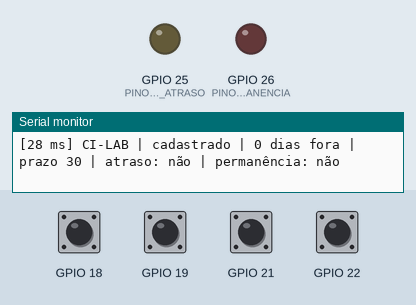
Bench run of a sketch on a simulated ESP32. Parts: output pins drawn as LEDs (lit = HIGH), the last lines printed to the serial monitor. The inputs (shaded band) are chosen by the test bench; at power-on: GPIO 18, GPIO 19, GPIO 21, GPIO 22 HIGH.

Above: at 1.2 s.
1.3 s: GPIO 18 pulled LOW for 0.15 s
4.4 s: GPIO 19 pulled LOW for 0.15 s
At 4.7 s:
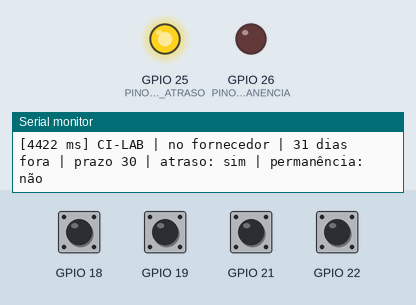
6.0 s: GPIO 21 pulled LOW for 0.15 s
At 6.7 s:
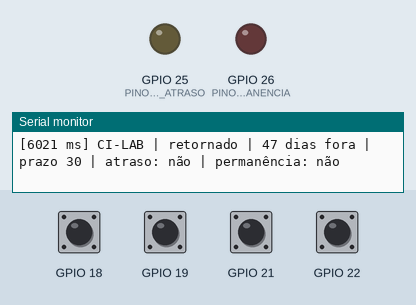
7.6 s: GPIO 18 pulled LOW for 1 s
Timing chart, 0 to 10.6 s (numbered marks = the images above; inputs shaded):
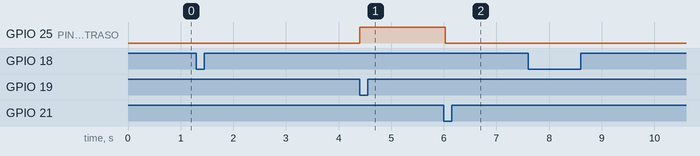

The sketch:

sketch.ino
```cpp
// Aula 03: máquina de estados do ciclo do equipamento, agora no ESP32.
// Quatro botões simulam os eventos do ciclo. O código aceita só a transição
// permitida a partir do estado atual e recusa as outras, avisando na serial.
// Relógio acelerado: 1 dia simulado dura 100 ms, e 150 dias cabem em 15 s.
// Atraso (dias fora acima do prazo) e permanência (dias fora acima do limiar)
// são avaliados separadamente, como o TAPI pede.

enum class Estado { Cadastrado, EmTransito, NoFornecedor, Retornado };
enum class Evento { Saida, Chegada, Retorno, Liberacao };

const int PINO_LED_ATRASO = 25;
const int PINO_LED_PERMANENCIA = 26;
const unsigned long MS_POR_DIA = 100;
const unsigned long JANELA_DEBOUNCE_MS = 20;   // a mesma janela da Aula 02
unsigned int limiarDias = 150;                 // referência inicial do TAPI, configurável

const char* nome(Estado estado) {
  switch (estado) {
    case Estado::Cadastrado:   return "cadastrado";
    case Estado::EmTransito:   return "em trânsito";
    case Estado::NoFornecedor: return "no fornecedor";
    case Estado::Retornado:    return "retornado";
  }
  return "desconhecido";
}

// Devolve true e grava o próximo estado só quando o evento é permitido.
bool transicao(Estado atual, Evento evento, Estado &proximo) {
  switch (atual) {
    case Estado::Cadastrado:
      if (evento == Evento::Saida) { proximo = Estado::EmTransito; return true; }
      break;
    case Estado::EmTransito:
      if (evento == Evento::Chegada) { proximo = Estado::NoFornecedor; return true; }
      break;
    case Estado::NoFornecedor:
      if (evento == Evento::Retorno) { proximo = Estado::Retornado; return true; }
      break;
    case Estado::Retornado:
      if (evento == Evento::Liberacao) { proximo = Estado::Cadastrado; return true; }
      break;
  }
  return false;
}

class Botao {
 public:
  Botao(int pino) : pino(pino) {}
  void iniciar() { pinMode(pino, INPUT_PULLUP); }
  bool apertou() {                             // true uma única vez por aperto
    int leitura = digitalRead(pino);
    if (leitura != anterior) { mudancaMs = millis(); anterior = leitura; }
    if (millis() - mudancaMs >= JANELA_DEBOUNCE_MS && leitura != estavel) {
      estavel = leitura;
      return estavel == LOW;
    }
    return false;
  }
 private:
  int pino;
  int anterior = HIGH;
  int estavel = HIGH;
  unsigned long mudancaMs = 0;
};

class Ciclo {
 public:
  Ciclo(const char* id, unsigned int prazoDias, unsigned int diasFora, Estado estado)
    : id(id), prazoDias(prazoDias), diasFora(diasFora), estado(estado) {}

  void aplicar(Evento evento) {
    Estado proximo;
    if (!transicao(estado, evento, proximo)) {
      Serial.printf("%s: evento recusado no estado %s\n", id, nome(estado));
      return;
    }
    if (proximo == Estado::EmTransito) diasFora = 0;   // nova saída zera a contagem
    estado = proximo;
    relatar();
  }

  bool fora() const { return estado == Estado::EmTransito || estado == Estado::NoFornecedor; }
  bool emAtraso() const { return fora() && diasFora > prazoDias; }
  bool acimaDoLimiar() const { return fora() && diasFora > limiarDias; }

  bool passarDia() {                           // true quando algum alerta muda
    if (!fora()) return false;
    bool antes = emAtraso(), antesLimiar = acimaDoLimiar();
    diasFora++;
    return emAtraso() != antes || acimaDoLimiar() != antesLimiar;
  }

  void relatar() const {                       // [instante em ms de tempo simulado]
    Serial.printf("[%lu ms] %s | %s | %u dias fora | prazo %u | atraso: %s | permanência: %s\n",
                  millis(), id, nome(estado), diasFora, prazoDias,
                  emAtraso() ? "sim" : "não", acimaDoLimiar() ? "sim" : "não");
  }

 private:
  const char* id;
  unsigned int prazoDias;
  unsigned int diasFora;
  Estado estado;
};

Botao botoes[] = { Botao(18), Botao(19), Botao(21), Botao(22) };
const Evento EVENTOS[] = { Evento::Saida, Evento::Chegada, Evento::Retorno, Evento::Liberacao };

// Os três ciclos abertos de dados/ciclos.csv, como estavam em 01/10/2026.
Ciclo abertos[] = {
  Ciclo("CI-003", 60, 190, Estado::NoFornecedor),
  Ciclo("CI-009", 30, 70, Estado::NoFornecedor),
  Ciclo("CI-015", 45, 12, Estado::NoFornecedor),
};
// Ciclo ao vivo, comandado pelos botões, com o prazo de 30 dias do CI-009.
Ciclo aoVivo("CI-LAB", 30, 0, Estado::Cadastrado);
unsigned long ultimoDiaMs = 0;

void setup() {
  Serial.begin(115200);
  pinMode(PINO_LED_ATRASO, OUTPUT);
  pinMode(PINO_LED_PERMANENCIA, OUTPUT);
  for (Botao &botao : botoes) botao.iniciar();
  Serial.printf("Ciclos abertos em 01/10/2026, limiar de %u dias:\n", limiarDias);
  for (const Ciclo &ciclo : abertos) ciclo.relatar();
  Serial.println("Ciclo ao vivo: saída (18), chegada (19), retorno (21), liberação (22).");
  aoVivo.relatar();
}

void loop() {
  for (int i = 0; i < 4; i++) {
    if (botoes[i].apertou()) aoVivo.aplicar(EVENTOS[i]);
  }
  if (millis() - ultimoDiaMs >= MS_POR_DIA) {
    ultimoDiaMs += MS_POR_DIA;
    if (aoVivo.passarDia()) aoVivo.relatar();
  }
  digitalWrite(PINO_LED_ATRASO, aoVivo.emAtraso() ? HIGH : LOW);
  digitalWrite(PINO_LED_PERMANENCIA, aoVivo.acimaDoLimiar() ? HIGH : LOW);
}
```

Measured:
- after the input at 6.0 s, GPIO 25 (PINO_LED_ATRASO): HIGH → LOW at once
